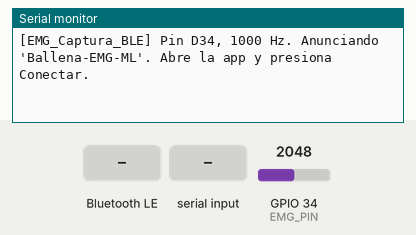
This sketch was run on a simulated ESP32. Parts: the last lines printed to the serial monitor. Inputs (shaded band) come from the test bench; at power-on: GPIO 34 (EMG_PIN) = 2048 (analog values on the 0–4095 scale). Nothing arrives over Bluetooth unless stated; a phone connects over Bluetooth LE 3 s after start.

Above: at 1.4 s.
1.5 s: Bluetooth LE write "p" received
At 2.8 s:
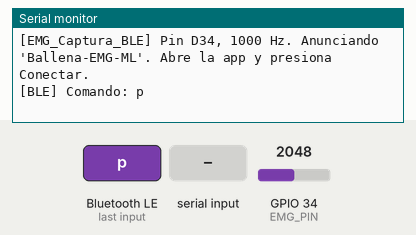
4.5 s: "p\n" received over Serial
At 5.6 s:
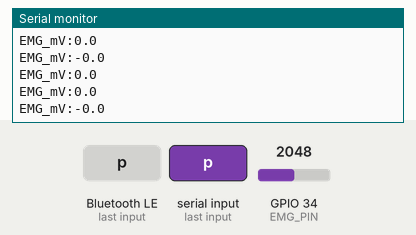
6.0 s: Bluetooth LE write "P" received
7.5 s: "P\n" received over Serial
At 8.6 s:
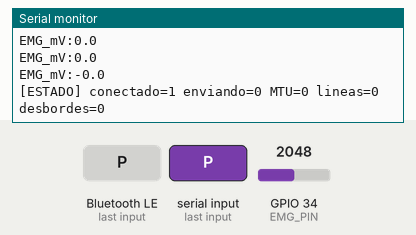
9.0 s: Bluetooth LE write "1" received
At 9.7 s:
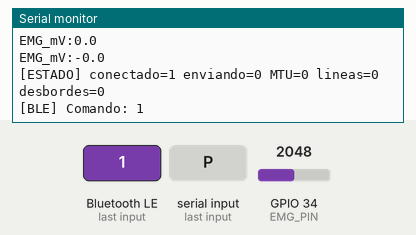

The sketch:

EMG_Captura_BLE.ino
```cpp
// EMG_Captura_BLE: ESP32 que lee el circuito EMG (pin D34) y manda por Bluetooth, a 1 kHz,
// la senal CRUDA del ADC y la senal FILTRADA a la app web "Captura ML" (dataset de PERLA).
//
// Es la misma cadena que EMG_Emisor (BallenaMonitor):
//   ADC 1 kHz (x4 promediado, mV calibrados) -> notch 60 Hz -> pasa-altas 20 Hz
//   -> pasa-bajas 300 Hz -> rechazo de artefactos (|y| > 1 V = 0)
// pero en vez de ESP-NOW usa BLE. Este sketch es SOLO para grabar datos:
// para jugar con la ballena vuelve a cargar EMG_Emisor.
//
// Bluetooth: se anuncia como "Ballena-EMG-ML" con el servicio Nordic UART (NUS).
//   App -> ESP (RX):  START  (empieza a mandar)  |  STOP  |  INFO
//   ESP -> App (TX):  #INFO,Ballena-EMG-ML,1000,raw_mV;emg_mV,10
//                     D,<seq>,raw1,emg1,raw2,emg2,...   (20 muestras = 20 ms por linea)
//   raw_mV = entrada del ADC sin filtrar (promedio de 4 lecturas, mV calibrados): es la
//            que va a data/raw y la que se usa para detectar saturacion (0 V / 3.3 V).
//   emg_mV = misma senal despues de notch 60 Hz, pasa-altas 20 Hz, pasa-bajas 300 Hz y
//            rechazo de artefactos (|y| > 1 V = 0): la misma que usa la ballena (EMG_Emisor).
//   Los valores van en decimas de mV (entero): 123 = 12.3 mV. seq cuenta las lineas
//   (0..65535) para que la app detecte paquetes perdidos.
//
// Placa en Arduino: "ESP32 Dev Module". Core de ESP32 3.x (igual que BallenaMonitor).
// Particion recomendada: "Huge APP (3MB No OTA)" si no cabe con la de defecto.
// Serial Monitor (115200): imprime el estado cada 5 s; 'p' = plot de la senal.

#include <Arduino.h>
#include <BLE2902.h>
#include <BLEDevice.h>
#include <BLEServer.h>
#include <BLEUtils.h>
#include <esp_timer.h>
#include <math.h>

// ---- Configuracion ------------------------------------------------------------
constexpr const char *BLE_NAME = "Ballena-EMG-ML";
constexpr int EMG_PIN = 34;            // ADC1
constexpr uint32_t FS_HZ = 1000;       // los filtros estan calculados para 1 kHz
constexpr int OVERSAMPLE = 4;
constexpr float ARTIFACT_MV = 1000.0f;
constexpr int SCALE = 10;              // se mandan decimas de mV
constexpr int BATCH = 20;              // muestras por linea
constexpr uint32_t RING = 4096;        // buffer de muestras (4 s)

#define NUS_SERVICE_UUID "6E400001-B5A3-F393-E0A9-E50E24DCCA9E"
#define NUS_RX_UUID "6E400002-B5A3-F393-E0A9-E50E24DCCA9E"
#define NUS_TX_UUID "6E400003-B5A3-F393-E0A9-E50E24DCCA9E"

// ---- Filtros (fs = 1000 Hz), iguales al codigo del equipo -------------------------
struct Biquad {
  float b0, b1, b2, a1, a2;
  float x1, x2, y1, y2;
  float process(float x) {
    float y = b0 * x + b1 * x1 + b2 * x2 - a1 * y1 - a2 * y2;
    x2 = x1; x1 = x; y2 = y1; y1 = y;
    return y;
  }
};
static Biquad notch60 = {0.97618f, -1.81526f, 0.97618f, -1.80379f, 0.94090f, 0, 0, 0, 0};
static Biquad hp20    = {0.91497f, -1.82994f, 0.91497f, -1.82272f, 0.83718f, 0, 0, 0, 0};
static Biquad lp300   = {0.39134f,  0.78268f, 0.39134f,  0.36953f, 0.19582f, 0, 0, 0, 0};

// ---- Buffer circular (lo escribe el timer, lo lee loop) ---------------------------
// 2 valores por muestra: [cruda, filtrada] (int32 porque 3300 mV x 10 no cabe en int16)
static int32_t ring[RING * 2];
static volatile uint32_t wIdx = 0;  // muestras escritas (solo el timer)
static uint32_t rIdx = 0;           // muestras leidas (solo loop)
static volatile float lastMv = 0;

static void sampleCb(void *) {
  uint32_t acc = 0;
  for (int i = 0; i < OVERSAMPLE; i++) acc += analogReadMilliVolts(EMG_PIN);
  float v = (float)acc / OVERSAMPLE;
  float y = lp300.process(hp20.process(notch60.process(v)));
  float ym = (fabsf(y) > ARTIFACT_MV) ? 0 : y;
  lastMv = ym;
  uint32_t k = (wIdx % RING) * 2;
  ring[k] = lroundf(v * SCALE);       // cruda
  ring[k + 1] = lroundf(ym * SCALE);  // filtrada
  wIdx = wIdx + 1;
}

// ---- BLE ---------------------------------------------------------------------------
static BLEServer *server = nullptr;
static BLECharacteristic *txChar = nullptr;
static volatile bool connected = false, justConnected = false, justDisconnected = false;
static bool streaming = false;
static uint16_t seq = 0;
static uint32_t linesSent = 0, overflows = 0;

static portMUX_TYPE cmdMux = portMUX_INITIALIZER_UNLOCKED;
static char cmdBuf[64];
static volatile bool cmdPending = false;

class ServerCb : public BLEServerCallbacks {
  void onConnect(BLEServer *) override { connected = true; justConnected = true; }
  void onDisconnect(BLEServer *) override { connected = false; justDisconnected = true; }
};

class RxCb : public BLECharacteristicCallbacks {
  void onWrite(BLECharacteristic *c) override {
    String v = c->getValue();
    portENTER_CRITICAL(&cmdMux);
    strncpy(cmdBuf, v.c_str(), sizeof(cmdBuf) - 1);
    cmdBuf[sizeof(cmdBuf) - 1] = 0;
    cmdPending = true;
    portEXIT_CRITICAL(&cmdMux);
  }
};

// Manda texto en pedazos del tamano que permite la conexion (MTU)
static void sendText(const char *s, size_t len) {
  if (!connected) return;
  uint16_t mtu = server->getPeerMTU(server->getConnId());
  size_t chunk = (mtu > 23) ? mtu - 3 : 20;
  if (chunk > 244) chunk = 244;
  for (size_t pos = 0; pos < len; pos += chunk) {
    size_t n = len - pos < chunk ? len - pos : chunk;
    txChar->setValue((uint8_t *)s + pos, n);
    txChar->notify();
  }
}

static void sendInfo() {
  char b[80];
  int n = snprintf(b, sizeof(b), "#INFO,%s,%lu,raw_mV;emg_mV,%d\n", BLE_NAME, (unsigned long)FS_HZ, SCALE);
  sendText(b, n);
}

static void handleCommand(char *c) {
  for (int i = strlen(c) - 1; i >= 0 && (c[i] == '\r' || c[i] == '\n' || c[i] == ' '); i--) c[i] = 0;
  Serial.printf("[BLE] Comando: %s\n", c);
  if (strncasecmp(c, "START", 5) == 0) {
    sendInfo();
    rIdx = wIdx;  // empezar desde "ahora"
    seq = 0;
    streaming = true;
  } else if (strncasecmp(c, "STOP", 4) == 0) {
    streaming = false;
  } else if (strncasecmp(c, "INFO", 4) == 0) {
    sendInfo();
  }
}

void setup() {
  Serial.begin(115200);
  delay(200);

  analogReadResolution(12);
  analogSetPinAttenuation(EMG_PIN, ADC_11db);
  analogReadMilliVolts(EMG_PIN);

  BLEDevice::init(BLE_NAME);
  BLEDevice::setMTU(247);
  server = BLEDevice::createServer();
  server->setCallbacks(new ServerCb());
  BLEService *svc = server->createService(NUS_SERVICE_UUID);
  txChar = svc->createCharacteristic(NUS_TX_UUID, BLECharacteristic::PROPERTY_NOTIFY);
  txChar->addDescriptor(new BLE2902());
  BLECharacteristic *rx = svc->createCharacteristic(
      NUS_RX_UUID, BLECharacteristic::PROPERTY_WRITE | BLECharacteristic::PROPERTY_WRITE_NR);
  rx->setCallbacks(new RxCb());
  svc->start();
  BLEAdvertising *adv = BLEDevice::getAdvertising();
  adv->addServiceUUID(NUS_SERVICE_UUID);
  adv->setScanResponse(true);
  BLEDevice::startAdvertising();

  esp_timer_handle_t timer;
  esp_timer_create_args_t args = {};
  args.callback = sampleCb;
  args.name = "emg";
  esp_timer_create(&args, &timer);
  esp_timer_start_periodic(timer, 1000000ULL / FS_HZ);

  Serial.printf("[EMG_Captura_BLE] Pin D%d, %lu Hz. Anunciando '%s'. Abre la app y presiona Conectar.\n",
                EMG_PIN, (unsigned long)FS_HZ, BLE_NAME);
}

void loop() {
  if (justDisconnected) {
    justDisconnected = false;
    streaming = false;
    Serial.println("[BLE] App desconectada");
    delay(50);
    BLEDevice::startAdvertising();
  }
  if (justConnected) {
    justConnected = false;
    Serial.println("[BLE] App conectada");
  }
  if (cmdPending) {
    char c[sizeof(cmdBuf)];
    portENTER_CRITICAL(&cmdMux);
    memcpy(c, cmdBuf, sizeof(c));
    cmdPending = false;
    portEXIT_CRITICAL(&cmdMux);
    handleCommand(c);
  }

  if (streaming && connected) {
    uint32_t w = wIdx;
    // Si la app no alcanzo a recibir (buffer lleno), se saltan lineas completas y
    // seq avanza igual: la app sabe cuantas muestras faltan.
    if (w - rIdx > RING - BATCH) {
      uint32_t skip = ((w - rIdx) - RING / 2) / BATCH;
      rIdx += skip * BATCH;
      seq += skip;
      overflows++;
    }
    int lines = 0;
    while (w - rIdx >= (uint32_t)BATCH && lines < 4) {
      char line[420];   // 20 muestras x 2 valores x hasta 7 caracteres
      int n = snprintf(line, sizeof(line), "D,%u", seq);
      for (int i = 0; i < BATCH; i++) {
        uint32_t k = ((rIdx + i) % RING) * 2;
        n += snprintf(line + n, sizeof(line) - n, ",%ld,%ld", (long)ring[k], (long)ring[k + 1]);
      }
      line[n++] = '\n';
      sendText(line, n);
      rIdx += BATCH;
      seq++;
      linesSent++;
      lines++;
    }
  }

  // Serial: estado y plot
  static bool plotOn = false;
  while (Serial.available()) {
    char ch = Serial.read();
    if (ch == 'p' || ch == 'P') plotOn = !plotOn;
  }
  static uint32_t lastPlot = 0, lastStat = 0;
  uint32_t now = millis();
  if (plotOn && now - lastPlot >= 20) {
    lastPlot = now;
    Serial.printf("EMG_mV:%.1f\n", (double)lastMv);
  }
  if (!plotOn && now - lastStat >= 5000) {
    lastStat = now;
    uint16_t mtu = connected ? server->getPeerMTU(server->getConnId()) : 0;
    Serial.printf("[ESTADO] conectado=%d enviando=%d MTU=%u lineas=%lu desbordes=%lu\n", connected, streaming, mtu,
                  (unsigned long)linesSent, (unsigned long)overflows);
  }
  delay(1);
}
```

Measured:
- after the input at 1.5 s, the serial monitor: prints a new line at once (image 1)
- after the input at 4.5 s, the serial monitor: prints a new line at once (image 2)
- after the input at 7.5 s, the serial monitor: prints a new line at once (image 3)
- after the input at 9.0 s, the serial monitor: prints a new line at once (image 4)
